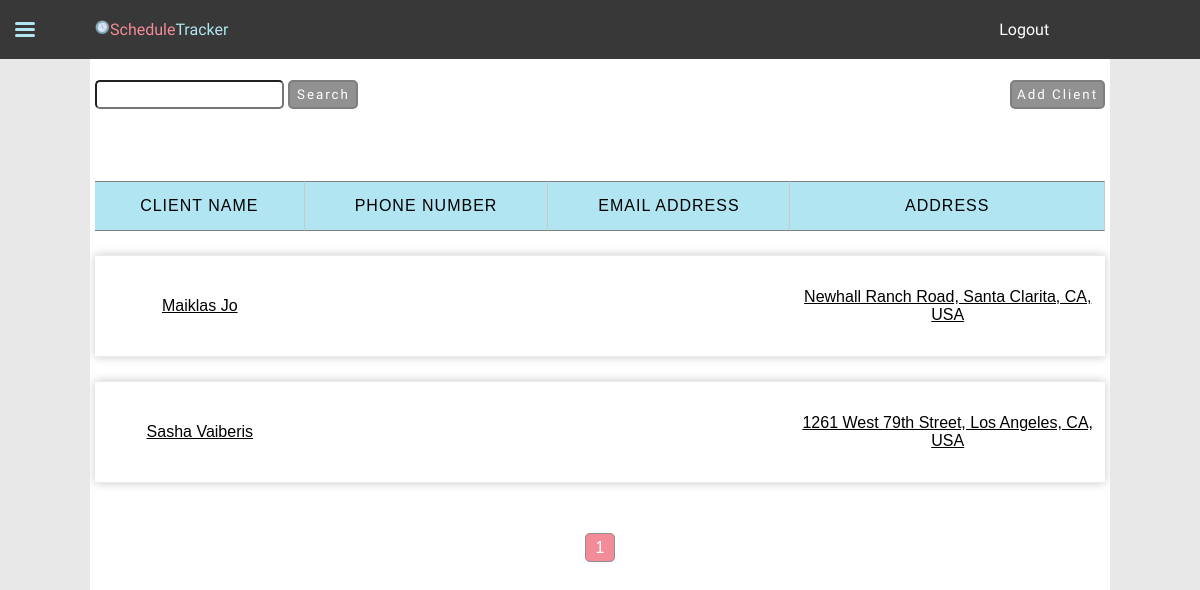
Page /clients/ (signed in) on the committed database.
### JobTrackingApp/models.py (models this page shows, shortened)
class Client(models.Model):
    user = models.ForeignKey(User, on_delete=models.CASCADE)
    name = models.CharField(max_length=30)
    address = models.CharField(max_length=60)
    phone_number = models.CharField(blank=True, max_length=30)
    email_address = models.EmailField(blank=True, max_length=30)

### JobTrackingApp/views.py (the view, shortened to what this page needs)
# urls.py: path("clients/", views.clients, name="clients"),
@login_required
def clients(request):
    clientList = Client.objects.filter(user=request.user).order_by("name")
    if request.method == "GET":
        form = ClientForm()
        searchForm = SearchForm(request.GET)
        if searchForm.is_valid():
            data = searchForm.cleaned_data
            query = data["query"]
            if query:
                clientList = clientList.filter(name__icontains=query)
    page_number = request.GET.get("page", 1)
    paginator = Paginator(clientList, 10)
    pageList = paginator.get_page(page_number)
    context = {
        "paginator": paginator,
        "page_obj": pageList,
        "form": form,
        "searchForm": searchForm,
        "is_paginated": True,
        "search": query,
    }
    return render(
        request,
        "JobTrackingApp/clients.html",
        context,
    )

### JobTrackingApp/forms.py (shortened to what this page needs)
class ClientForm(ModelForm):
    name = forms.CharField(
        error_messages={"invalid": "Client with the same name already exists"}
    )
    name.widget.attrs.update(
        {"placeholder": "required", "autocomplete": "new-password"}
    )
    address = forms.CharField()
    address.widget.attrs.update(
        {"autocomplete": "new-password", "placeholder": "required"}
    )
    phone_number = forms.RegexField(
        regex=r"^(\+?1?)\D*(\d{3})\D*(\d{3})\D*(\d{4})\D*$",
        error_messages={
            "invalid": "Phone number must be entered in the format: '+1-333-666-9999'",
        },
        required=False,
        widget=forms.TextInput(
            attrs={
                "placeholder": "Example: +1-323-627-8956 (optional)",
                "autocomplete": "new-password",
            }
        ),
    )
    email_address = forms.EmailField(required=False)
    email_address.widget.attrs.update(
        {"placeholder": "optional", "autocomplete": "new-password"}
    )
    class Meta:
        model = Client
        fields = ["name", "address", "phone_number", "email_address"]

class SearchForm(forms.Form):
    query = forms.CharField(max_length=100, required=False)

### JobTrackingApp/templates/JobTrackingApp/clients.html (shortened to what this page needs)
{% extends 'JobTrackingApp/base.html' %}
{% load static %}
{% block css %}
    <link rel="stylesheet" href="{% static 'css/clients.css' %}">
{% endblock css %}
{% block content %}
    <div class="wrapper">
        <div class="search">
            <form class="searchForm" action='' method='GET'>
                {{ searchForm.query }}
                <input class="button" type="submit" value="Search">
            </form>
        </div>
        <div class="features">
            <button class="addClient button"> Add Client </button>
        </div>
    </div>
    <table id="clientsTable">
        {% if page_obj %}
            <tr class="table-header">
                <th> Client name</th>
                <th> Phone number</th>
                <th> Email address </th>
                <th> Address </th>
            </tr>
            {% for client in page_obj %}
                <tr class="table-row">
                    <td data-name="Client name" class="tdName"><a class="link" href="{% url 'client-detail' client.pk %}">{{ client.name }}</a></td>
                    <td data-name="Phone number"><a href="tel:{{ client.phone_number }}"> {{ client.phone_number }} </a></td>
                    <td data-name="Email Address"> {{ client.email_address }} </td>
                    <td data-name="Address"><a target="_blank" href="https://www.google.com/maps/search/?api=1&query={{ client.address }}">{{ client.address }}</a></td>
                </tr>
            {% endfor %}
        {% else %}
            <p class="not-found"> Client was not found. Maybe create a new client?</p>
        {% endif %}
    </table>
    {% if is_paginated %}
    <div class="paginator">
        <a class="current-page-number">{{ page_obj.number }}</a>
    </div>
    {% endif %}
{% endblock content %}

### static/css/main.css (style rules this page uses)
.button { padding: 5px; width: 100%; border-radius: 5px; cursor: pointer; background-color: #919191; color: white; font-family: 'Balsamiq Sans', cursive; letter-spacing: 2px; border: 2px solid #7e7e7e; }
a, a:visited { text-decoration: none; color: inherit; }
body { margin: 0px; padding: 0px; background-color: #e8e8e8; font-family: Arial, Helvetica, sans-serif; }

### static/css/clients.css (style rules this page uses)
a, a:visited { text-decoration: none; }
a.current-page-number { padding: 5px 10px; border: 1px solid #919191; border-radius: 5px; background-color: #f28c98; color: white; cursor: pointer; text-align: center; margin: 3px; }
.button { padding: 5px; width: 100%; border-radius: 5px; cursor: pointer; background-color: #919191; color: white; font-family: 'Balsamiq Sans', cursive; letter-spacing: 2px; border: 2px solid #7e7e7e; }
body { margin: 0px; padding: 0px; background-color: #e8e8e8; font-family: Arial, Helvetica, sans-serif; }
main div.wrapper { margin: 1rem auto 2rem auto; display: flex; flex-direction: row; justify-content: space-between; flex-wrap: wrap-reverse; }
main div.wrapper div { margin-bottom: 1rem; }
main div.wrapper div.search { display: flex; flex-wrap: nowrap; flex-direction: row; }
main div.wrapper div.search input { padding: 5px; border-radius: 5px; }
main div.wrapper div.search input.button { width: 70px; }
main div.wrapper div.search input#id_query { min-width: 70px; max-width: 175px; }
main div.wrapper div.features button.addClient { padding: 5px; border-radius: 5px; cursor: pointer; }
main table#clientsTable { width: 100%; border-spacing: 0 1.5rem; margin-bottom: 2rem; margin-top: 2rem; }
main table#clientsTable th { text-align: center; padding: 15px; border-bottom: 1px solid grey; border-top: 1px solid grey; background-color: #f28c98; background-color: #b1e5f2; border-right: 1px solid #c9c9c9; text-transform: uppercase; font-family: 'Franklin Gothic Medium', 'Arial Narrow', Arial, sans-serif; font-weight: normal; letter-spacing: 1px; }
main table#clientsTable td { text-align: center; padding: 2rem 12px; border-bottom: 1px solid #ebebeb; border-top: 1px solid #ebebeb; max-width: 200px; }
main table#clientsTable td a { color: inherit; text-decoration: underline; text-decoration-color: inherit; }
main table#clientsTable tr.table-row { background-color: white; box-shadow: 0px 0px 9px 0px #c9c9c9; }
main div.paginator { clear: both; margin: auto; text-align: center; margin: 0.5rem auto 0.1rem auto; }

### rows in the picture
Client: name "Maiklas Jo", address "Newhall Ranch Road, Santa Clarita, CA, USA"
Client: name "Sasha Vaiberis", address "1261 West 79th Street, Los Angeles, CA, USA"

### other values in the picture
{{ page_obj.number }} "1"
